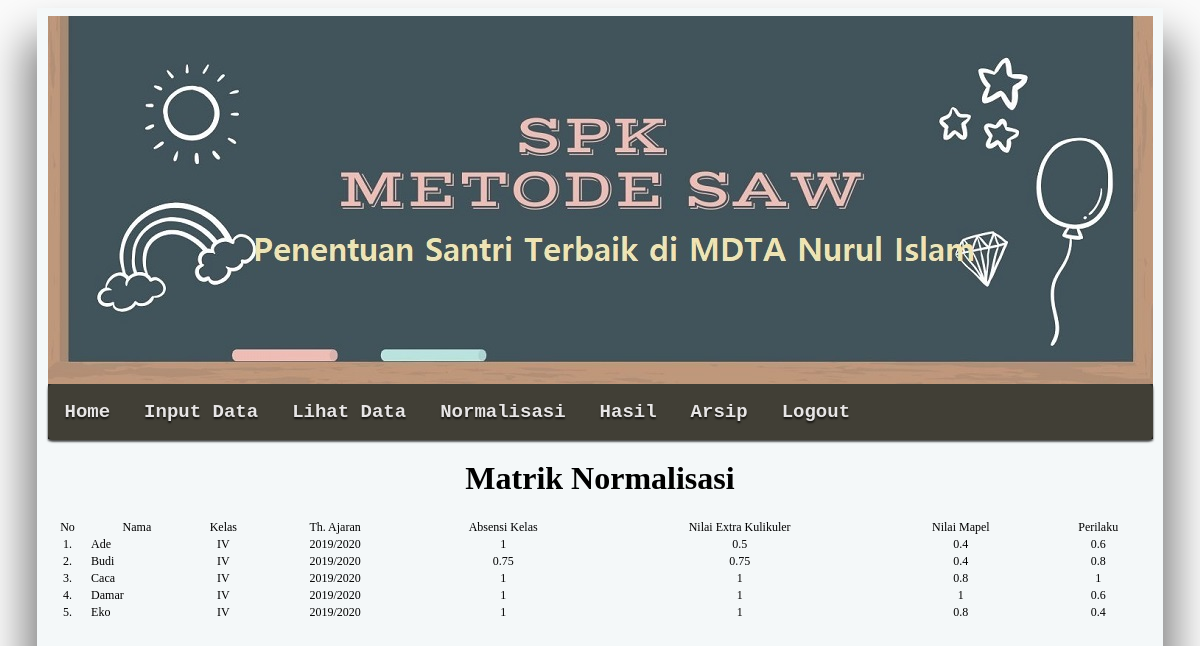
The app's page /normalisasi.php (signed in), older data.
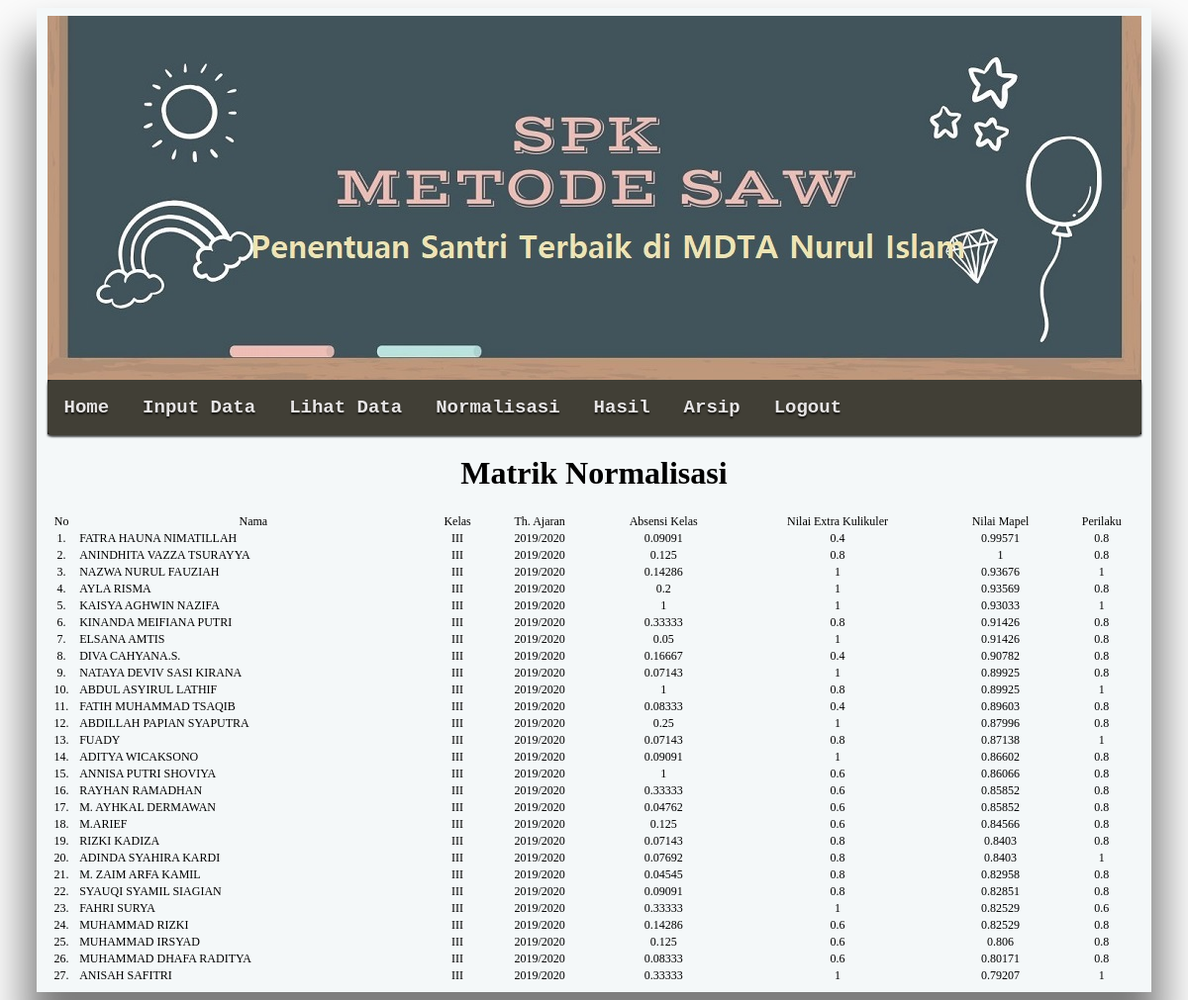
The same page, newer data.
### tables this page shows
CREATE TABLE `tbl_matrik` (
  `id_matrik` int(11) NOT NULL,
  `nik` int(11) NOT NULL,
  `kriteria1_absensi` int(11) NOT NULL,
  `kriteria2_extrakulikuler` int(11) NOT NULL,
  `kriteria3_mapel` float NOT NULL,
  `kriteria4_perilaku` int(11) NOT NULL,
  `status` tinyint(4) NOT NULL DEFAULT 0
);

CREATE TABLE `tbl_santri` (
  `id_santri` int(11) NOT NULL,
  `nik` int(11) NOT NULL,
  `nis` int(11) NOT NULL,
  `nama` varchar(50) NOT NULL,
  `kelas` varchar(5) NOT NULL,
  `th_ajaran` varchar(50) NOT NULL,
  `alamat` varchar(50) NOT NULL,
  `status` tinyint(4) NOT NULL DEFAULT 0
);

### normalisasi.php (the view, shortened to what this page needs)
<?php
require_once"koneksi.php";
	$crMax = mysqli_query($koneksi, "SELECT
		min(kriteria1_absensi) as minK1,
		max(kriteria2_extrakulikuler) as maxK2,
		max(kriteria3_mapel) as maxK3,
		max(kriteria4_perilaku) as maxK4
		FROM tbl_matrik WHERE status='0'");
	$max = mysqli_fetch_array($crMax);
	function getNama($id){
		include("koneksi.php");
		$q =mysqli_query($koneksi, "SELECT * FROm tbl_santri where nik='$id' AND status='0'");
		$d = mysqli_fetch_array($q);
		return $d['nama'];
	}
	function getKelas($id){
		include("koneksi.php");
		$k =mysqli_query($koneksi, "SELECT * FROm tbl_santri where nik='$id' AND status='0'");
		$kls = mysqli_fetch_array($k);
		return $kls['kelas'];
	}
	function getTh_ajaran($id){
		include("koneksi.php");
		$l =mysqli_query($koneksi, "SELECT * FROm tbl_santri where nik='$id' AND status='0'");
		$th = mysqli_fetch_array($l);
		return $th['th_ajaran'];
	}
?>
<html>
<head>
	<link rel="stylesheet" type="text/css" href="assets/css/jquery.dataTables.css">
	<link rel="stylesheet" href="css/style.css" type="text/css" />
	<link rel="stylesheet" href="css/menu.css" type="text/css" media="screen">
</head>
<body>
	<?php include'templates/header.php'; ?>
			<h1>Matrik Normalisasi</h1>
			<table id='example' class='display' cellspacing='0' width='100%'>
				<thead>
					<tr align='center'>
						<td>No</td>
						<td>Nama</td>
						<td>Kelas</td>
						<td>Th. Ajaran</td>
						<td>Absensi Kelas</td>
						<td>Nilai Extra Kulikuler</td>
						<td>Nilai Mapel</td>
						<td>Perilaku</td>
					</tr>
				</thead>
				<?php
				$no = 1;
				$sql2 = mysqli_query($koneksi, "SELECT * FROM tbl_matrik WHERE status='0'");
				while($dt2 = mysqli_fetch_array($sql2)): ?>
					<tr>
						<td align='center'><?= $no++; ?>.</td>
						<td><?= getNama($dt2['nik']); ?></td>
						<td align='center'><?= getKelas($dt2['nik']); ?></td>
						<td align="center"><?= getTh_ajaran($dt2['nik']); ?></td>
						<td align='center'><?= round($max['minK1']/$dt2['kriteria1_absensi'], 5); ?></td>
						<td align='center'><?= round($dt2['kriteria2_extrakulikuler']/$max['maxK2'], 5); ?></td>
						<td align='center'><?= round($dt2['kriteria3_mapel']/$max['maxK3'], 5); ?></td>
						<td align='center'><?= round($dt2['kriteria4_perilaku']/$max['maxK4'], 5); ?></td>
					</tr>
				<?php
				endwhile;
				?>
				</table>
			</div>
		</div>
</body>
</html>

### templates/header.php
<div id="content" align="center">
	<div class="body">
		<div class="header">
			<img src="images/headernew.jpg">
		</div>
		<div class="menu">
			<ul id="nav">
				<li><a href="home.php">Home</a></li>
				<li><a href="input.php">Input Data</a></li>
				<li><a href="view.php">Lihat Data</a></li>
				<li><a href="normalisasi.php">Normalisasi</a></li>
				<li><a href="rangking.php">Hasil</a></li>
				<li><a href="arsip.php">Arsip</a></li>
				<li><a href="proses/logout.php" onclick="return confirm('Yakin akan keluar?')">Logout</a></li>
			</ul><br><br>
		</div>

### css/style.css (style rules this page uses)
body { background:#fbfbfb; }
.body { background:#f4f8f9; min-height:950px; width:1110px; display:block; padding: 8px 8px 8px 8px; clear: both; box-shadow:0px 40px 40px 10px rgba(0,0,0, .5); border-radius: 13px 0px 13px 13px; -moz-border-radius: 13px; -webkit-border-radius: 0px; }
.header { border: 0px solid #14afca; background:#CCC; min-height:170px; width:1105px; border-radius: 0px; -moz-border-radius: 16px; -webkit-border-radius: 16px; }
.menu { border-top:hidden; border: 0px solid #fbfbfb; background:#2e2d2b; font-family:"Courier New", Courier, monospace; text-align:right; font-size:16px; color:black; text-align:center; height:55px; width:1105px; border-radius: 13px; border-radius:0px 0px 0px 0px; box-shadow:0 2px 2px rgba(0,0,0, .5); }
table, tr, td { font-size: 12px; }

### css/menu.css (style rules this page uses)
#nav { display:inline-block; width:1105; height:56; font-family:"Courier New", Courier, monospace; font-size:19px; margin:0px auto; padding:0; background:#413f36; border: 0px solid #fcfdfc; border-radius:0px 0px 0px 0px; -moz-border-radius:0px; -webkit-border-radius:5px; box-shadow:0 2px 2px rgba(0,0,0, .2); -webkit-box-shadow:0 2px 2px rgba(0,0,0, .5); }
#nav li { margin:5px; float:left; position:relative; list-style:none; }
#nav a { font-weight:bold; color:#e7e5e5; text-decoration:none; display:block; padding:12px; border-radius:0px; -moz-border-radius:10px; -webkit-border-radius:10px; text-shadow:0 2px 2px rgba(0,0,0, .7); }

### normalisasi.php (style rules this page uses)
table, tr, td { font-size: 12px; }

Row changes from the older to the newer data that the page shows:
now on this page (row edited): tbl_matrik: nik.nama "FATRA HAUNA NIMATILLAH", nik.kelas "III", nik.th_ajaran "2019/2020", kriteria1_absensi "0.09091", maxK2 "0.4", maxK3 "0.99571", maxK4 "0.8"
now on this page (row edited): tbl_matrik: nik.nama "ANINDHITA VAZZA TSURAYYA", nik.kelas "III", nik.th_ajaran "2019/2020", kriteria1_absensi "0.125", maxK2 "0.8", maxK3 "1", maxK4 "0.8"
added tbl_matrik: nik.nama "NAZWA NURUL FAUZIAH", nik.kelas "III", nik.th_ajaran "2019/2020", kriteria1_absensi "0.14286", maxK2 "1", maxK3 "0.93676", maxK4 "1"
added tbl_matrik: nik.nama "AYLA RISMA", nik.kelas "III", nik.th_ajaran "2019/2020", kriteria1_absensi "0.2", maxK2 "1", maxK3 "0.93569", maxK4 "0.8"
now on this page (row edited): tbl_matrik: nik.nama "KAISYA AGHWIN NAZIFA", nik.kelas "III", nik.th_ajaran "2019/2020", kriteria1_absensi "1", maxK2 "1", maxK3 "0.93033", maxK4 "1"
now on this page (row edited): tbl_matrik: nik.nama "KINANDA MEIFIANA PUTRI", nik.kelas "III", nik.th_ajaran "2019/2020", kriteria1_absensi "0.33333", maxK2 "0.8", maxK3 "0.91426", maxK4 "0.8"
added tbl_matrik: nik.nama "ELSANA AMTIS", nik.kelas "III", nik.th_ajaran "2019/2020", kriteria1_absensi "0.05", maxK2 "1", maxK3 "0.91426", maxK4 "0.8"
changed tbl_matrik: nik.nama "Ade" → "DIVA CAHYANA.S."; nik.kelas "IV" → "III"; kriteria1_absensi "1" → "0.16667"; maxK2 "0.5" → "0.4"; maxK3 "0.4" → "0.90782"; maxK4 "0.6" → "0.8"
changed tbl_matrik: nik.nama "Budi" → "NATAYA DEVIV SASI KIRANA"; nik.kelas "IV" → "III"; kriteria1_absensi "0.75" → "0.07143"; maxK2 "0.75" → "1"; maxK3 "0.4" → "0.89925"
changed tbl_matrik: nik.nama "Caca" → "ABDUL ASYIRUL LATHIF"; nik.kelas "IV" → "III"; maxK2 "1" → "0.8"; maxK3 "0.8" → "0.89925"
changed tbl_matrik: nik.nama "Damar" → "FATIH MUHAMMAD TSAQIB"; nik.kelas "IV" → "III"; kriteria1_absensi "1" → "0.08333"; maxK2 "1" → "0.4"; maxK3 "1" → "0.89603"; maxK4 "0.6" → "0.8"
changed tbl_matrik: nik.nama "Eko" → "ABDILLAH PAPIAN SYAPUTRA"; nik.kelas "IV" → "III"; kriteria1_absensi "1" → "0.25"; maxK3 "0.8" → "0.87996"; maxK4 "0.4" → "0.8"
added tbl_matrik: nik.nama "FUADY", nik.kelas "III", nik.th_ajaran "2019/2020", kriteria1_absensi "0.07143", maxK2 "0.8", maxK3 "0.87138", maxK4 "1"
added tbl_matrik: nik.nama "ADITYA WICAKSONO", nik.kelas "III", nik.th_ajaran "2019/2020", kriteria1_absensi "0.09091", maxK2 "1", maxK3 "0.86602", maxK4 "0.8"
added tbl_matrik: nik.nama "ANNISA PUTRI SHOVIYA", nik.kelas "III", nik.th_ajaran "2019/2020", kriteria1_absensi "1", maxK2 "0.6", maxK3 "0.86066", maxK4 "0.8"
added tbl_matrik: nik.nama "RAYHAN RAMADHAN", nik.kelas "III", nik.th_ajaran "2019/2020", kriteria1_absensi "0.33333", maxK2 "0.6", maxK3 "0.85852", maxK4 "0.8"
added tbl_matrik: nik.nama "M. AYHKAL DERMAWAN", nik.kelas "III", nik.th_ajaran "2019/2020", kriteria1_absensi "0.04762", maxK2 "0.6", maxK3 "0.85852", maxK4 "0.8"
added tbl_matrik: nik.nama "M.ARIEF", nik.kelas "III", nik.th_ajaran "2019/2020", kriteria1_absensi "0.125", maxK2 "0.6", maxK3 "0.84566", maxK4 "0.8"
added tbl_matrik: nik.nama "RIZKI KADIZA", nik.kelas "III", nik.th_ajaran "2019/2020", kriteria1_absensi "0.07143", maxK2 "0.8", maxK3 "0.8403", maxK4 "0.8"
added tbl_matrik: nik.nama "ADINDA SYAHIRA KARDI", nik.kelas "III", nik.th_ajaran "2019/2020", kriteria1_absensi "0.07692", maxK2 "0.8", maxK3 "0.8403", maxK4 "1"
added tbl_matrik: nik.nama "M. ZAIM ARFA KAMIL", nik.kelas "III", nik.th_ajaran "2019/2020", kriteria1_absensi "0.04545", maxK2 "0.8", maxK3 "0.82958", maxK4 "0.8"
added tbl_matrik: nik.nama "SYAUQI SYAMIL SIAGIAN", nik.kelas "III", nik.th_ajaran "2019/2020", kriteria1_absensi "0.09091", maxK2 "0.8", maxK3 "0.82851", maxK4 "0.8"
added tbl_matrik: nik.nama "FAHRI SURYA", nik.kelas "III", nik.th_ajaran "2019/2020", kriteria1_absensi "0.33333", maxK2 "1", maxK3 "0.82529", maxK4 "0.6"
added tbl_matrik: nik.nama "MUHAMMAD RIZKI", nik.kelas "III", nik.th_ajaran "2019/2020", kriteria1_absensi "0.14286", maxK2 "0.6", maxK3 "0.82529", maxK4 "0.8"
added tbl_matrik: nik.nama "MUHAMMAD IRSYAD", nik.kelas "III", nik.th_ajaran "2019/2020", kriteria1_absensi "0.125", maxK2 "0.6", maxK3 "0.806", maxK4 "0.8"
added tbl_matrik: nik.nama "MUHAMMAD DHAFA RADITYA", nik.kelas "III", nik.th_ajaran "2019/2020", kriteria1_absensi "0.08333", maxK2 "0.6", maxK3 "0.80171", maxK4 "0.8"
added tbl_matrik: nik.nama "ANISAH SAFITRI", nik.kelas "III", nik.th_ajaran "2019/2020", kriteria1_absensi "0.33333", maxK2 "1", maxK3 "0.79207", maxK4 "1"
